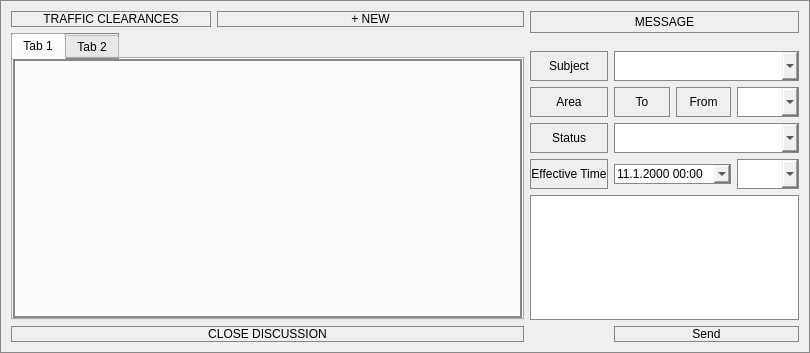
<?xml version="1.0" encoding="UTF-8"?>
<ui version="4.0">
 <class>VTSDialog</class>
 <widget class="QDialog" name="VTSDialog">
  <property name="geometry">
   <rect>
    <x>0</x>
    <y>0</y>
    <width>810</width>
    <height>353</height>
   </rect>
  </property>
  <property name="windowTitle">
   <string>Dialog</string>
  </property>
  <property name="styleSheet">
   <string notr="true">QWidget { border: 1px solid #888; font: 14pt &quot;Segoe UI&quot;;}
QComboBox:disabled {
        background-color: #787878;
      color: #646464;
       border: 1px solid #888888;}
</string>
  </property>
  <layout class="QVBoxLayout" name="verticalLayout_3">
   <item>
    <layout class="QGridLayout" name="gridLayout">
     <item row="1" column="0" rowspan="11" colspan="3">
      <widget class="QTabWidget" name="messageThreads">
       <property name="styleSheet">
        <string notr="true"/>
       </property>
       <property name="currentIndex">
        <number>0</number>
       </property>
       <widget class="QWidget" name="tab">
        <attribute name="title">
         <string>Tab 1</string>
        </attribute>
       </widget>
       <widget class="QWidget" name="tab_2">
        <attribute name="title">
         <string>Tab 2</string>
        </attribute>
       </widget>
      </widget>
     </item>
     <item row="0" column="0" colspan="2">
      <widget class="QLabel" name="label">
       <property name="sizePolicy">
        <sizepolicy hsizetype="Minimum" vsizetype="Preferred">
         <horstretch>0</horstretch>
         <verstretch>0</verstretch>
        </sizepolicy>
       </property>
       <property name="minimumSize">
        <size>
         <width>200</width>
         <height>0</height>
        </size>
       </property>
       <property name="styleSheet">
        <string notr="true">padding: 0px 4px 0px 4px;</string>
       </property>
       <property name="text">
        <string>TRAFFIC CLEARANCES</string>
       </property>
       <property name="alignment">
        <set>Qt::AlignCenter</set>
       </property>
      </widget>
     </item>
     <item row="11" column="3" colspan="4">
      <widget class="QTextEdit" name="vtsCommentBox">
       <property name="html">
        <string>&lt;!DOCTYPE HTML PUBLIC &quot;-//W3C//DTD HTML 4.0//EN&quot; &quot;http://www.w3.org/TR/REC-html40/strict.dtd&quot;&gt;
&lt;html&gt;&lt;head&gt;&lt;meta name=&quot;qrichtext&quot; content=&quot;1&quot; /&gt;&lt;meta charset=&quot;utf-8&quot; /&gt;&lt;style type=&quot;text/css&quot;&gt;
p, li { white-space: pre-wrap; }
hr { height: 1px; border-width: 0; }
li.unchecked::marker { content: &quot;\2610&quot;; }
li.checked::marker { content: &quot;\2612&quot;; }
&lt;/style&gt;&lt;/head&gt;&lt;body style=&quot; font-family:'Segoe UI'; font-size:14pt; font-weight:400; font-style:normal;&quot;&gt;
&lt;p style=&quot;-qt-paragraph-type:empty; margin-top:0px; margin-bottom:0px; margin-left:0px; margin-right:0px; -qt-block-indent:0; text-indent:0px; font-size:9pt;&quot;&gt;&lt;br /&gt;&lt;/p&gt;&lt;/body&gt;&lt;/html&gt;</string>
       </property>
      </widget>
     </item>
     <item row="8" column="6">
      <widget class="QComboBox" name="vtsLocations">
       <property name="sizePolicy">
        <sizepolicy hsizetype="Preferred" vsizetype="Preferred">
         <horstretch>0</horstretch>
         <verstretch>0</verstretch>
        </sizepolicy>
       </property>
       <property name="minimumSize">
        <size>
         <width>0</width>
         <height>30</height>
        </size>
       </property>
      </widget>
     </item>
     <item row="0" column="3" rowspan="3" colspan="4">
      <widget class="QLabel" name="label_3">
       <property name="sizePolicy">
        <sizepolicy hsizetype="Preferred" vsizetype="Preferred">
         <horstretch>0</horstretch>
         <verstretch>0</verstretch>
        </sizepolicy>
       </property>
       <property name="minimumSize">
        <size>
         <width>200</width>
         <height>0</height>
        </size>
       </property>
       <property name="text">
        <string>MESSAGE</string>
       </property>
       <property name="alignment">
        <set>Qt::AlignCenter</set>
       </property>
      </widget>
     </item>
     <item row="10" column="4" colspan="2">
      <widget class="QDateTimeEdit" name="vtsEffectiveTime">
       <property name="minimumSize">
        <size>
         <width>0</width>
         <height>20</height>
        </size>
       </property>
       <property name="dateTime">
        <datetime>
         <hour>0</hour>
         <minute>0</minute>
         <second>0</second>
         <year>2000</year>
         <month>1</month>
         <day>11</day>
        </datetime>
       </property>
       <property name="currentSection">
        <enum>QDateTimeEdit::DaySection</enum>
       </property>
       <property name="displayFormat">
        <string>d.M.yyyy HH:mm</string>
       </property>
       <property name="calendarPopup">
        <bool>true</bool>
       </property>
      </widget>
     </item>
     <item row="12" column="0" colspan="3">
      <widget class="QPushButton" name="closeThreadButton">
       <property name="text">
        <string>CLOSE DISCUSSION</string>
       </property>
      </widget>
     </item>
     <item row="10" column="6">
      <widget class="QComboBox" name="vtsTimeWindow">
       <property name="sizePolicy">
        <sizepolicy hsizetype="Preferred" vsizetype="Preferred">
         <horstretch>0</horstretch>
         <verstretch>0</verstretch>
        </sizepolicy>
       </property>
       <property name="minimumSize">
        <size>
         <width>0</width>
         <height>30</height>
        </size>
       </property>
      </widget>
     </item>
     <item row="0" column="2">
      <widget class="QPushButton" name="newThreadButton">
       <property name="sizePolicy">
        <sizepolicy hsizetype="Expanding" vsizetype="Fixed">
         <horstretch>0</horstretch>
         <verstretch>0</verstretch>
        </sizepolicy>
       </property>
       <property name="minimumSize">
        <size>
         <width>50</width>
         <height>0</height>
        </size>
       </property>
       <property name="text">
        <string>+ NEW</string>
       </property>
       <property name="checkable">
        <bool>true</bool>
       </property>
      </widget>
     </item>
     <item row="10" column="3">
      <widget class="QLabel" name="label_7">
       <property name="text">
        <string>Effective Time</string>
       </property>
       <property name="alignment">
        <set>Qt::AlignCenter</set>
       </property>
      </widget>
     </item>
     <item row="9" column="3">
      <widget class="QLabel" name="label_5">
       <property name="text">
        <string>Status</string>
       </property>
       <property name="alignment">
        <set>Qt::AlignCenter</set>
       </property>
      </widget>
     </item>
     <item row="9" column="4" colspan="3">
      <widget class="QComboBox" name="vtsStatus">
       <property name="sizePolicy">
        <sizepolicy hsizetype="Preferred" vsizetype="Preferred">
         <horstretch>0</horstretch>
         <verstretch>0</verstretch>
        </sizepolicy>
       </property>
       <property name="minimumSize">
        <size>
         <width>0</width>
         <height>30</height>
        </size>
       </property>
      </widget>
     </item>
     <item row="8" column="5">
      <widget class="QPushButton" name="fromButton">
       <property name="sizePolicy">
        <sizepolicy hsizetype="Preferred" vsizetype="Preferred">
         <horstretch>0</horstretch>
         <verstretch>0</verstretch>
        </sizepolicy>
       </property>
       <property name="minimumSize">
        <size>
         <width>10</width>
         <height>0</height>
        </size>
       </property>
       <property name="maximumSize">
        <size>
         <width>16777215</width>
         <height>16777215</height>
        </size>
       </property>
       <property name="text">
        <string>From</string>
       </property>
       <property name="checkable">
        <bool>true</bool>
       </property>
      </widget>
     </item>
     <item row="8" column="4">
      <widget class="QPushButton" name="toButton">
       <property name="sizePolicy">
        <sizepolicy hsizetype="Preferred" vsizetype="Preferred">
         <horstretch>0</horstretch>
         <verstretch>0</verstretch>
        </sizepolicy>
       </property>
       <property name="minimumSize">
        <size>
         <width>0</width>
         <height>0</height>
        </size>
       </property>
       <property name="maximumSize">
        <size>
         <width>16777215</width>
         <height>16777215</height>
        </size>
       </property>
       <property name="text">
        <string>To</string>
       </property>
       <property name="checkable">
        <bool>true</bool>
       </property>
      </widget>
     </item>
     <item row="8" column="3">
      <widget class="QLabel" name="label_6">
       <property name="text">
        <string>Area</string>
       </property>
       <property name="alignment">
        <set>Qt::AlignCenter</set>
       </property>
      </widget>
     </item>
     <item row="5" column="3" rowspan="3">
      <widget class="QLabel" name="label_4">
       <property name="minimumSize">
        <size>
         <width>0</width>
         <height>20</height>
        </size>
       </property>
       <property name="text">
        <string>Subject</string>
       </property>
       <property name="alignment">
        <set>Qt::AlignCenter</set>
       </property>
      </widget>
     </item>
     <item row="5" column="4" rowspan="3" colspan="3">
      <widget class="QComboBox" name="vtsSubjects">
       <property name="sizePolicy">
        <sizepolicy hsizetype="Preferred" vsizetype="Preferred">
         <horstretch>0</horstretch>
         <verstretch>0</verstretch>
        </sizepolicy>
       </property>
       <property name="minimumSize">
        <size>
         <width>0</width>
         <height>30</height>
        </size>
       </property>
       <property name="maximumSize">
        <size>
         <width>16777215</width>
         <height>16777215</height>
        </size>
       </property>
      </widget>
     </item>
     <item row="12" column="4" colspan="3">
      <widget class="QPushButton" name="sendButton">
       <property name="toolTip">
        <string>Open new message dialog</string>
       </property>
       <property name="text">
        <string>Send</string>
       </property>
      </widget>
     </item>
    </layout>
   </item>
  </layout>
 </widget>
 <resources/>
 <connections/>
</ui>
